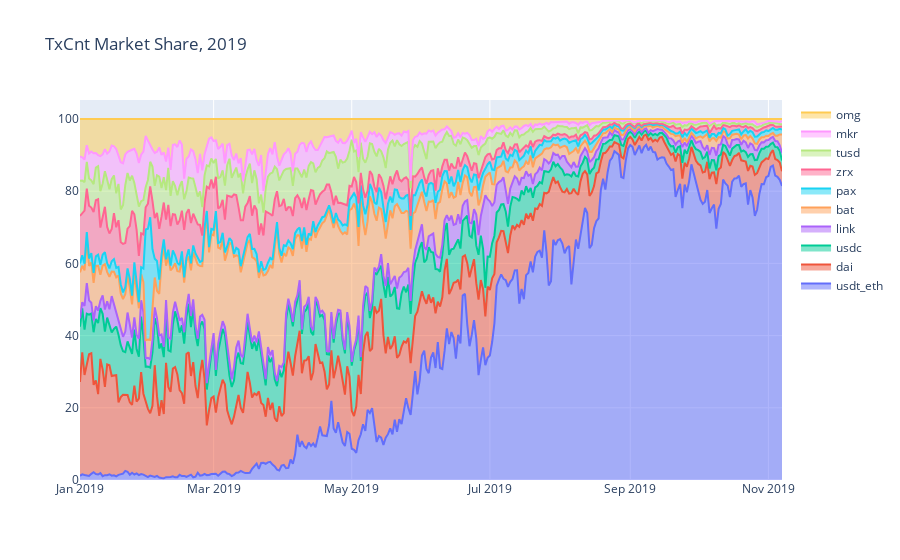
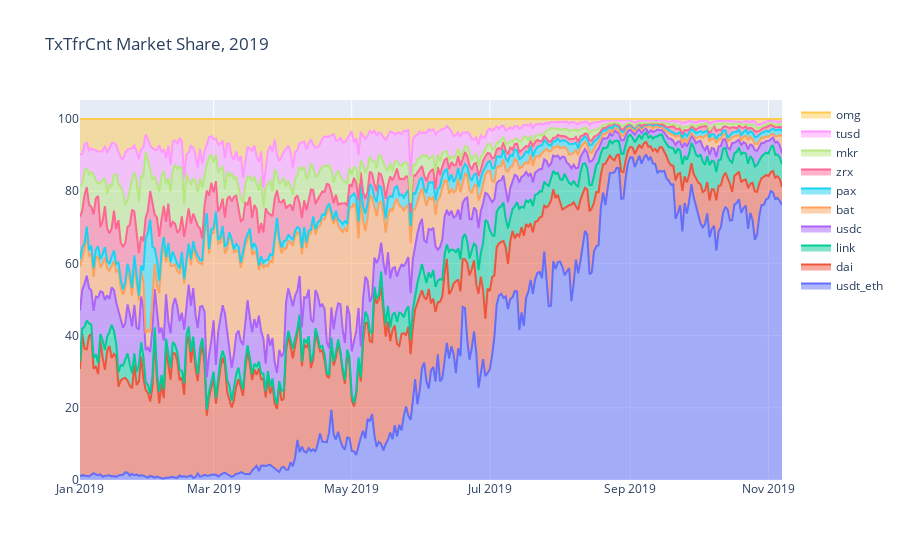
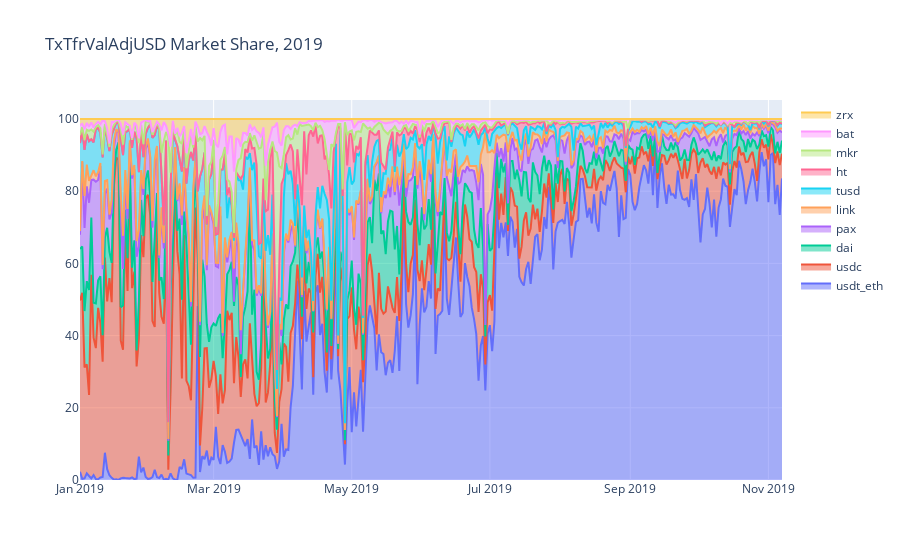
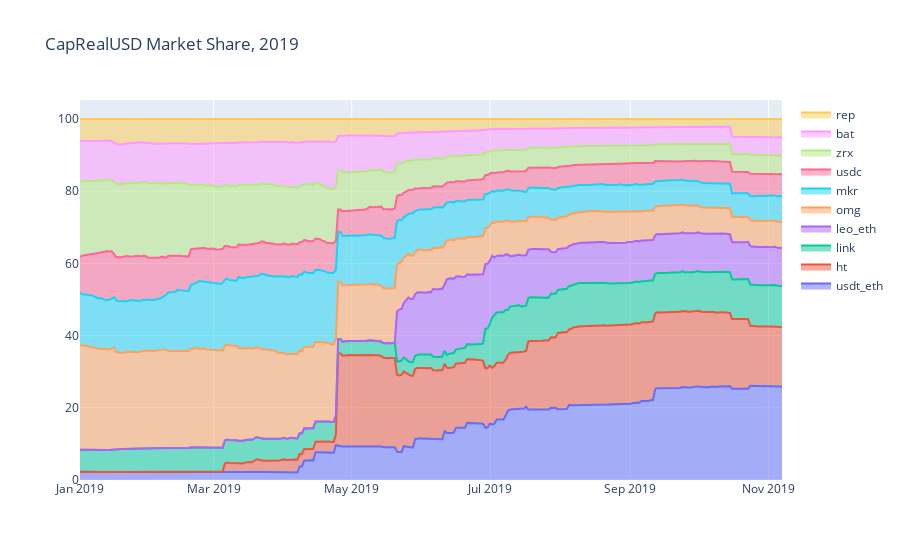

The cell these charts' notebook holds for them, in order:
### Code cell
table_df = NetworkDataXDayAverage(number_of_days=30).transform(df)
ranking_metrics = ['TxCnt', 'TxTfrCnt', 'TxTfrValAdjUSD', 'CapRealUSD', 'CapMrktCurUSD']
for ranking_metric in ranking_metrics:
    ranked = RankMetricByAssets(metric=ranking_metric).transform(table_df)
    top_10 = ranked.loc[0:9]
    top_10_assets = list(top_10['asset'])
    top_10_pipe = ERCsAggregatedPipe(api_key=api_key, ERCs=top_10_assets, metrics=metrics, start=start, aggregate_ERCs=False)
    top_10_df = pipe.run_pipeline().get_data()
#     top_10_table = NetworkDataXDayAverage(number_of_days=30).transform(top_10_df)
    market_share_chart = MarketShareAssetsByMetric(title='{} Market Share, 2019'.format(ranking_metric), metric=ranking_metric, assets=top_10_assets).create_visual(top_10_df)
    market_share_chart.fig.show()

### Figure 1 — Plotly figure (JSON) as saved in the notebook; plotly's stock layout.template omitted (floating-point values rounded to 4 significant figures; data arrays with more than 128 entries replaced by an {"elided": "..."} marker saying what was removed)
{"data": [{"groupnorm": "percent", "mode": "lines", "name": "usdt_eth", "stackgroup": "one", "type": "scatter", "x": {"elided": "311 str values"}, "y": {"elided": "311 int values"}}, {"groupnorm": "percent", "mode": "lines", "name": "dai", "stackgroup": "one", "type": "scatter", "x": {"elided": "311 str values"}, "y": {"elided": "311 int values"}}, {"groupnorm": "percent", "mode": "lines", "name": "usdc", "stackgroup": "one", "type": "scatter", "x": {"elided": "311 str values"}, "y": {"elided": "311 int values"}}, {"groupnorm": "percent", "mode": "lines", "name": "link", "stackgroup": "one", "type": "scatter", "x": {"elided": "311 str values"}, "y": {"elided": "311 int values"}}, {"groupnorm": "percent", "mode": "lines", "name": "bat", "stackgroup": "one", "type": "scatter", "x": {"elided": "311 str values"}, "y": {"elided": "311 int values"}}, {"groupnorm": "percent", "mode": "lines", "name": "pax", "stackgroup": "one", "type": "scatter", "x": {"elided": "311 str values"}, "y": {"elided": "311 int values"}}, {"groupnorm": "percent", "mode": "lines", "name": "zrx", "stackgroup": "one", "type": "scatter", "x": {"elided": "311 str values"}, "y": {"elided": "311 int values"}}, {"groupnorm": "percent", "mode": "lines", "name": "tusd", "stackgroup": "one", "type": "scatter", "x": {"elided": "311 str values"}, "y": {"elided": "311 int values"}}, {"groupnorm": "percent", "mode": "lines", "name": "mkr", "stackgroup": "one", "type": "scatter", "x": {"elided": "311 str values"}, "y": {"elided": "311 int values"}}, {"groupnorm": "percent", "mode": "lines", "name": "omg", "stackgroup": "one", "type": "scatter", "x": {"elided": "311 str values"}, "y": {"elided": "311 int values"}}], "layout": {"title": {"text": "TxCnt Market Share, 2019"}}}

### Figure 2 — Plotly figure (JSON) as saved in the notebook; plotly's stock layout.template omitted (floating-point values rounded to 4 significant figures; data arrays with more than 128 entries replaced by an {"elided": "..."} marker saying what was removed)
{"data": [{"groupnorm": "percent", "mode": "lines", "name": "usdt_eth", "stackgroup": "one", "type": "scatter", "x": {"elided": "311 str values"}, "y": {"elided": "311 int values"}}, {"groupnorm": "percent", "mode": "lines", "name": "dai", "stackgroup": "one", "type": "scatter", "x": {"elided": "311 str values"}, "y": {"elided": "311 int values"}}, {"groupnorm": "percent", "mode": "lines", "name": "link", "stackgroup": "one", "type": "scatter", "x": {"elided": "311 str values"}, "y": {"elided": "311 int values"}}, {"groupnorm": "percent", "mode": "lines", "name": "usdc", "stackgroup": "one", "type": "scatter", "x": {"elided": "311 str values"}, "y": {"elided": "311 int values"}}, {"groupnorm": "percent", "mode": "lines", "name": "bat", "stackgroup": "one", "type": "scatter", "x": {"elided": "311 str values"}, "y": {"elided": "311 int values"}}, {"groupnorm": "percent", "mode": "lines", "name": "pax", "stackgroup": "one", "type": "scatter", "x": {"elided": "311 str values"}, "y": {"elided": "311 int values"}}, {"groupnorm": "percent", "mode": "lines", "name": "zrx", "stackgroup": "one", "type": "scatter", "x": {"elided": "311 str values"}, "y": {"elided": "311 int values"}}, {"groupnorm": "percent", "mode": "lines", "name": "mkr", "stackgroup": "one", "type": "scatter", "x": {"elided": "311 str values"}, "y": {"elided": "311 int values"}}, {"groupnorm": "percent", "mode": "lines", "name": "tusd", "stackgroup": "one", "type": "scatter", "x": {"elided": "311 str values"}, "y": {"elided": "311 int values"}}, {"groupnorm": "percent", "mode": "lines", "name": "omg", "stackgroup": "one", "type": "scatter", "x": {"elided": "311 str values"}, "y": {"elided": "311 int values"}}], "layout": {"title": {"text": "TxTfrCnt Market Share, 2019"}}}

### Figure 3 — Plotly figure (JSON) as saved in the notebook; plotly's stock layout.template omitted (floating-point values rounded to 4 significant figures; data arrays with more than 128 entries replaced by an {"elided": "..."} marker saying what was removed)
{"data": [{"groupnorm": "percent", "mode": "lines", "name": "usdt_eth", "stackgroup": "one", "type": "scatter", "x": {"elided": "311 str values"}, "y": {"elided": "311 float values"}}, {"groupnorm": "percent", "mode": "lines", "name": "usdc", "stackgroup": "one", "type": "scatter", "x": {"elided": "311 str values"}, "y": {"elided": "311 float values"}}, {"groupnorm": "percent", "mode": "lines", "name": "dai", "stackgroup": "one", "type": "scatter", "x": {"elided": "311 str values"}, "y": {"elided": "311 float values"}}, {"groupnorm": "percent", "mode": "lines", "name": "pax", "stackgroup": "one", "type": "scatter", "x": {"elided": "311 str values"}, "y": {"elided": "311 float values"}}, {"groupnorm": "percent", "mode": "lines", "name": "link", "stackgroup": "one", "type": "scatter", "x": {"elided": "311 str values"}, "y": {"elided": "311 float values"}}, {"groupnorm": "percent", "mode": "lines", "name": "tusd", "stackgroup": "one", "type": "scatter", "x": {"elided": "311 str values"}, "y": {"elided": "311 float values"}}, {"groupnorm": "percent", "mode": "lines", "name": "ht", "stackgroup": "one", "type": "scatter", "x": {"elided": "311 str values"}, "y": {"elided": "311 float values"}}, {"groupnorm": "percent", "mode": "lines", "name": "mkr", "stackgroup": "one", "type": "scatter", "x": {"elided": "311 str values"}, "y": {"elided": "311 float values"}}, {"groupnorm": "percent", "mode": "lines", "name": "bat", "stackgroup": "one", "type": "scatter", "x": {"elided": "311 str values"}, "y": {"elided": "311 float values"}}, {"groupnorm": "percent", "mode": "lines", "name": "zrx", "stackgroup": "one", "type": "scatter", "x": {"elided": "311 str values"}, "y": {"elided": "311 float values"}}], "layout": {"title": {"text": "TxTfrValAdjUSD Market Share, 2019"}}}

### Figure 4 — Plotly figure (JSON) as saved in the notebook; plotly's stock layout.template omitted (floating-point values rounded to 4 significant figures; data arrays with more than 128 entries replaced by an {"elided": "..."} marker saying what was removed)
{"data": [{"groupnorm": "percent", "mode": "lines", "name": "usdt_eth", "stackgroup": "one", "type": "scatter", "x": {"elided": "311 str values"}, "y": {"elided": "311 float values"}}, {"groupnorm": "percent", "mode": "lines", "name": "ht", "stackgroup": "one", "type": "scatter", "x": {"elided": "311 str values"}, "y": {"elided": "311 float values"}}, {"groupnorm": "percent", "mode": "lines", "name": "link", "stackgroup": "one", "type": "scatter", "x": {"elided": "311 str values"}, "y": {"elided": "311 float values"}}, {"groupnorm": "percent", "mode": "lines", "name": "leo_eth", "stackgroup": "one", "type": "scatter", "x": {"elided": "311 str values"}, "y": {"elided": "311 float values"}}, {"groupnorm": "percent", "mode": "lines", "name": "omg", "stackgroup": "one", "type": "scatter", "x": {"elided": "311 str values"}, "y": {"elided": "311 float values"}}, {"groupnorm": "percent", "mode": "lines", "name": "mkr", "stackgroup": "one", "type": "scatter", "x": {"elided": "311 str values"}, "y": {"elided": "311 float values"}}, {"groupnorm": "percent", "mode": "lines", "name": "usdc", "stackgroup": "one", "type": "scatter", "x": {"elided": "311 str values"}, "y": {"elided": "311 float values"}}, {"groupnorm": "percent", "mode": "lines", "name": "zrx", "stackgroup": "one", "type": "scatter", "x": {"elided": "311 str values"}, "y": {"elided": "311 float values"}}, {"groupnorm": "percent", "mode": "lines", "name": "bat", "stackgroup": "one", "type": "scatter", "x": {"elided": "311 str values"}, "y": {"elided": "311 float values"}}, {"groupnorm": "percent", "mode": "lines", "name": "rep", "stackgroup": "one", "type": "scatter", "x": {"elided": "311 str values"}, "y": {"elided": "311 float values"}}], "layout": {"title": {"text": "CapRealUSD Market Share, 2019"}}}
